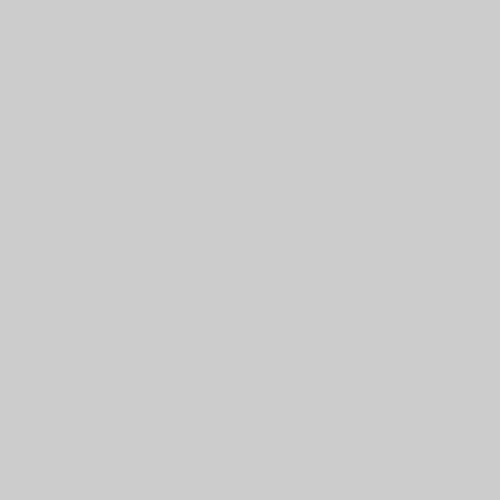
Frame 1 (no input)
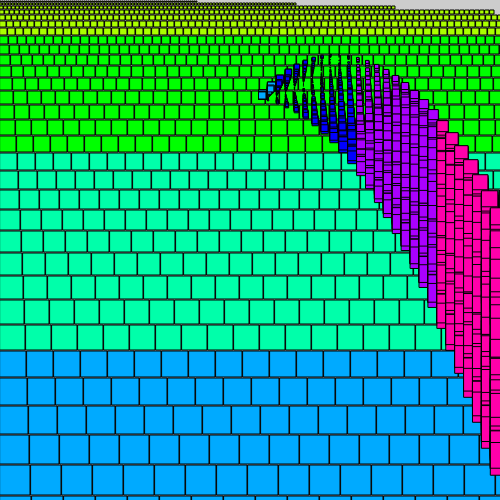
Frame 60 (no input)
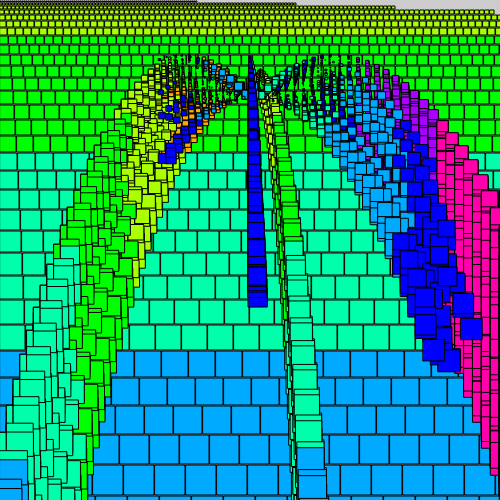
Frame 120 (the mouse pressed at the canvas centre since frame 60)

The p5.js sketch that drew these frames (run headless with seeded random() and noise() and a simulated clock; from frame 60 on, the mouse is pressed at the canvas centre):

// p5.js sketch
// ── sketch.js
// https://editor.p5js.org/jht9629-nyu/sketches/ic0BuYMfR
// matt-parker-08_07-ColorVolcano
// https://github.com/madparker/-p5t/blob/main/%23p5t/ArtSketch/08_07_2020/ColorVolcano/ColorVolcano.pde
// #p5t/ArtSketch/08_07_2020/ColorVolcano/ColorVolcano.pde

class P {
  constructor(f) {
    this.x = 0;
    this.y = 0;
    this.u = 0;
    this.s = f;
  }
}

let a = [];
let f;

function setup() {
  createCanvas(500, 500);
  background(204); // Processing default background
  colorMode(HSB, 9);
  for (f = 0; f < 99; f++) {
    a.push(new P(f));
  }
}

function draw() {
  f++;
  for (const e of a) {
    fill(floor(f / 9) % 9, 9, 9); // Java int division
    square((e.x += e.s), (e.y -= e.u), e.u--);
    if (e.y > 500) {
      e.x = 250;
      e.y = 99;
      e.s = sin(floor(f / 9)) * 9; // Java int division
      e.u = random(9);
    }
  }
}

// ---- Original Processing source: #p5t/ArtSketch/08_07_2020/ColorVolcano/ColorVolcano.pde
/*
p[] a={};int f;void setup(){size(500,500);colorMode(HSB,9);for(f=0;f<99;f++){a=(p[])append(a,new p(f));}}void draw(){f++;for(p e:a){fill((f/9)%9,9,9);square(e.x+=e.s,e.y-=e.u,e.u--);if(e.y>500){e.x=250;e.y=99;e.s=sin(f/9)*9;e.u=random(9);}}}class p{float x,y,u,s;p(int f){s=f;}}
*/
